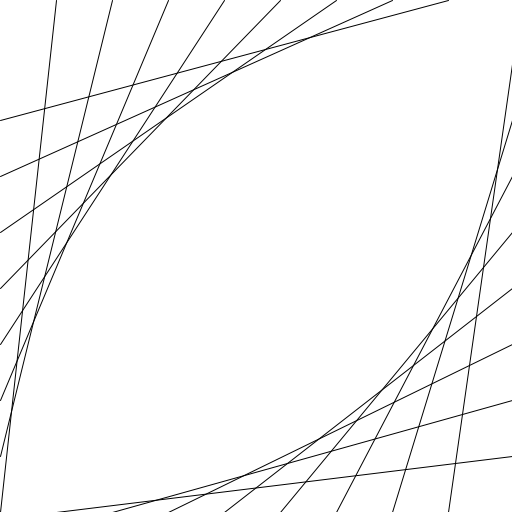
Frame 1 (no input)
Frame 60 (the mouse pressed at the canvas centre just before this capture): identical to frame 1, image omitted
Frame 120 (the mouse held since frame 60 and released just before this capture): identical to frame 1, image omitted

The Processing sketch that drew this single still picture (run headless with seeded random() and noise(); from frame 60 on, the mouse is pressed at the canvas centre):

// Processing sketch: quiz2_2
// ── quiz2_2.pde
int x=512;
int y=512;
void settings(){
    size(x, y);
}

void setup() {
    int m = 9;
    background(255,255,255);
    for(int i=1;i<m;i++){
        line(0, y-((i-1)*(y/m)), i*(x/m), 0);
        line(i*(x/m), y, x, y-(i*(y/m)));
    }
}

void draw(){

}
